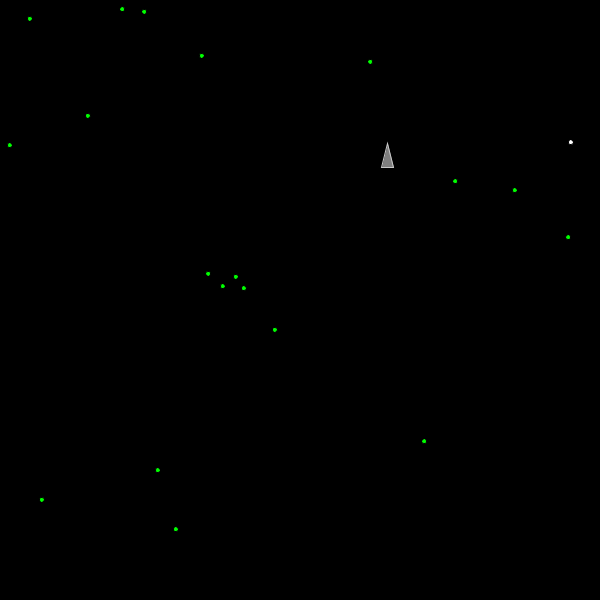
Frame 1 (no input)
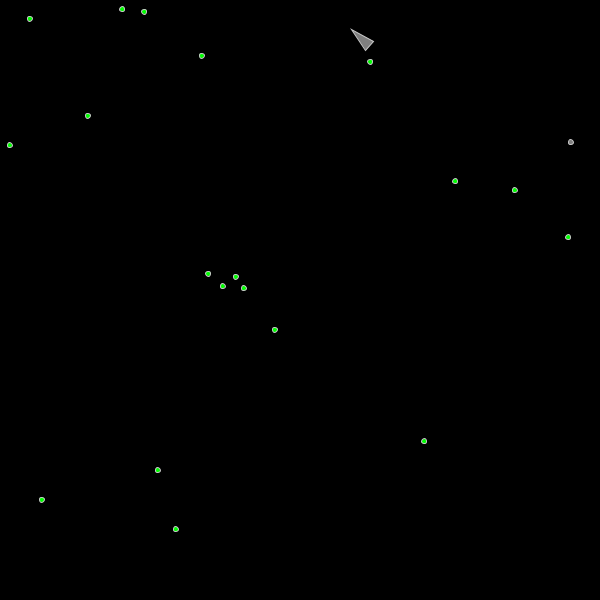
Frame 60 (the mouse pressed at the canvas centre just before this capture)
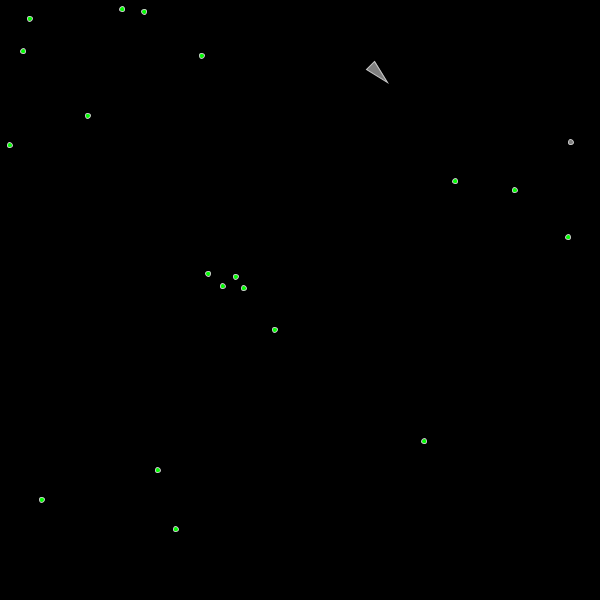
Frame 120 (the mouse held since frame 60 and released just before this capture)

The Processing sketch that drew these frames (run headless with seeded random() and noise(); from frame 60 on, the mouse is pressed at the canvas centre):

// Processing sketch: FoodPoisen
// ── FoodPoisen.pde
CreatureDna bird;
PVector[] food;
void setup(){
  size(600,600);
  food = new PVector[20];
  bird = new CreatureDna();
  for(int i = 0 ; i < food.length ; i++){
    food[i] = new PVector(random(width),random(height));
  }
}

void draw(){
  background(0);
  
  for(int i=0  ;i < food.length ; i++){
    ellipse(food[i].x,food[i].y , 5,5);
    fill(0,255,0);
  }
  
  bird.display();
  bird.update();
  bird.eat(food);
}

// ── CreatureDna.pde
class CreatureDna{
  PVector location;
  PVector velocity;
  PVector acceleration;
  float r = 6;
  float maxforce;
  float maxspeed;
  
  CreatureDna(){
    location = new PVector(random(width),random(height));
    velocity = new PVector(0,-2);
    acceleration = new PVector(0,0);
    maxforce = 0.1;
    maxspeed = 5;
  }
  
  void display(){
    float theta = this.velocity.heading() + PI / 2;
    fill(127);
    stroke(200);
    strokeWeight(1);
    push();
    translate(this.location.x,this.location.y);
    rotate(theta);
    beginShape();
    vertex(0, -this.r * 2);
    vertex(-this.r, this.r * 2);
    vertex(this.r, this.r * 2);
    endShape(CLOSE);
    pop();
  }
  
  void update(){ 
    velocity.add(acceleration);
    velocity.limit(maxspeed);
    location.add(velocity);
    acceleration.mult(0);
  }
  void seek(PVector target){
    PVector desired = PVector.sub(target,location);
    desired.setMag(maxspeed);  
    PVector steer = PVector.sub(desired,velocity);
    steer.limit(maxforce);
    applyForce(steer);
 }
  void applyForce(PVector force){
    acceleration.add(force);
 }
 
 
 void eat(PVector[] food){
   float record = 99999999;
   int index = -1;
   for(int i=0 ; i< food.length ; i++){
     float dist = dist(food[i].x,food[i].y,this.location.x,this.location.y);
     if (dist < record){
       record = dist;
       index = i;
     }    
   }
   if(record < 5){
       food[index] = new PVector(random(width),random(height));
     } 
  this.seek(food[index]);
 }
  
}

// ── Eatable.pde
class Eatable{
  boolean food;
  PVector location;
 Eatable(){
    location = new PVector(random(width),random(height));
 }
 
 //Diaplay the food
 void foodDisplay(boolean food){
    this.food = food;
   //Change color of Food according to food and poisen
   if(food){
     fill(0,255,0);  
    }
    else{
     fill(255,0,0); 
    }
    noStroke();
    //Draw Circle on screen
    ellipse(location.x,location.y,5,5);
}

}
